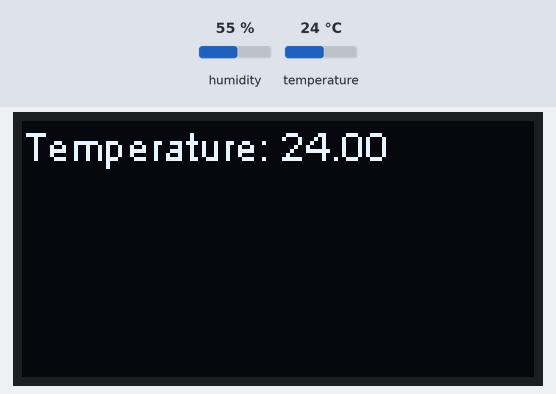
The sketch below on a simulated ESP8266 (NodeMCU). On the bench: 128×64 one-colour display. The inputs (shaded band) are chosen by the test bench; at power-on: temperature 24 °C, humidity 55 %.

Above: at 3.2 s.
3.3 s: temperature set to 12 °C
At 4.6 s:
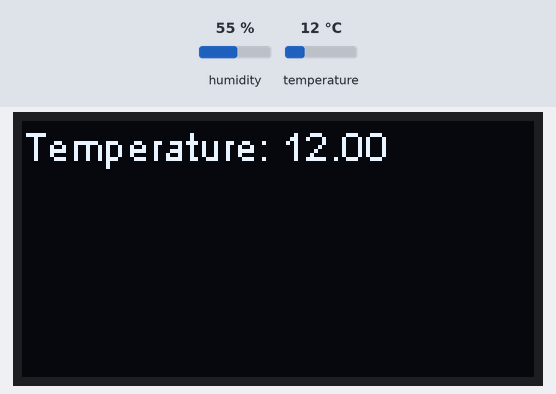
6.0 s: temperature set to 19 °C
8.7 s: temperature set to 28 °C
At 10.9 s:
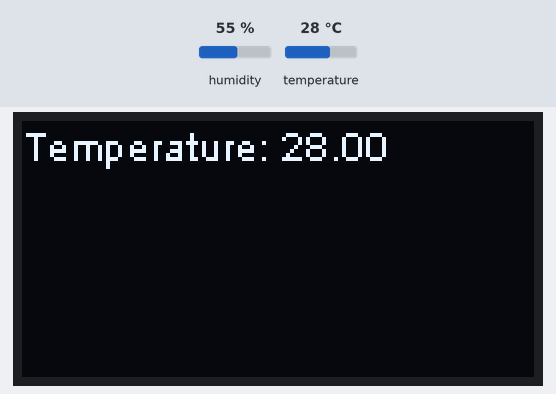
Timing chart, 0 to 12.4 s (numbered marks = the images above; inputs shaded):
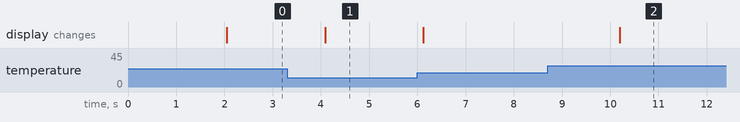

Measured:
- after the input at 3.3 s, the display: changes after 0.79 s (image 1)
- after the input at 8.7 s, the display: changes after 1.5 s (image 2)

The sketch:

OledDht11.ino
```cpp
#include "SSD1306.h"
#include "DHT.h"        // Including the library of DHT11


#define DHTTYPE DHT11
#define dht_dpin 0     // Define Pin 0 (D3)

DHT dht(dht_dpin, DHTTYPE);
SSD1306  display(0x3c, 5, 4); // Pin D1 = 5 / Pin D2 = 4

String temp;

void setup() {

  Serial.begin(115200);
  dht.begin();
  display.init();
  display.flipScreenVertically();

  display.clear();
  drawTemperature();
  display.display();
}

void loop() {

   drawTemperature();
   display.display();

}

void drawTemperature() {
    delay(2000);

    float t = dht.readTemperature();
    temp = t;

    display.clear();
    display.setTextAlignment(TEXT_ALIGN_LEFT);
    display.setFont(ArialMT_Plain_10);
    display.drawString(0, 0, "Temperature: "+temp);

}
```
